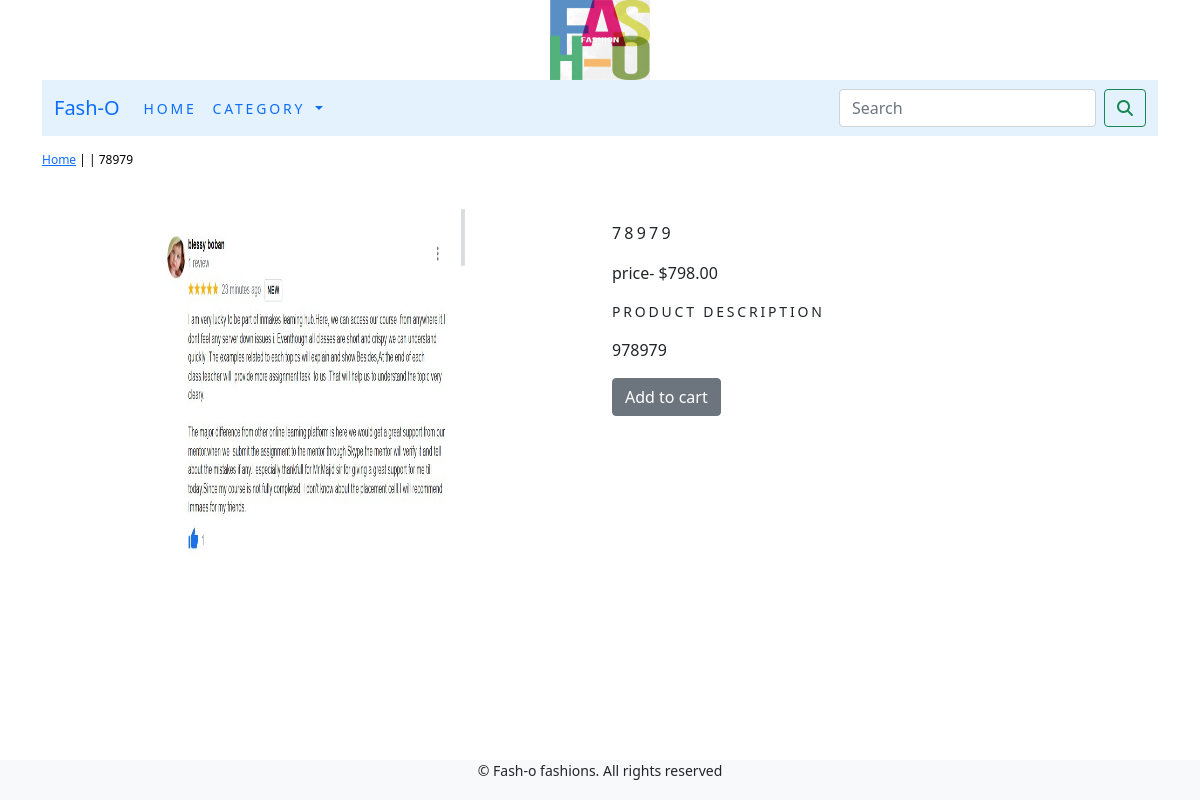
/detail/25/, run on the app's committed database.
### ecomapp/models.py (models this page shows, shortened)
class Product(models.Model):
    name = models.CharField(max_length=200, unique=True)
    description = models.TextField(blank=True)
    price = models.DecimalField(max_digits=10, decimal_places=2)
    image = models.ImageField(upload_to='products', blank=True)
    stock = models.IntegerField()
    available = models.BooleanField(default=True)
    created = models.DateTimeField(auto_now_add=True)
    updated = models.DateTimeField(auto_now=True)
    class Meta:
        ordering = ('name',)
        verbose_name = 'product'
        verbose_name_plural = 'products'

### ecomapp/views.py (the view)
# urls.py: path('detail/<int:id>/', views.ProDetail, name='ProCatDetail'),
def  ProDetail(request,id):
    try:
        product = Product.objects.get(id=id)
    except  Exception as e:
        raise e
    return render(request, "product.html", {'product': product})

### cart/context_processors.py (called while the page is built)
def counter(request):
    item_count = 0
    if 'admin' in request.path:
        return {}
    else:
        try:
            cart = Cart.objects.filter(cart_id=_cart_id(request))
            kart_items = CartItem.objects.all().filter(cart=cart[:1])
            for cart_item in kart_items:
                item_count += cart_item.quantity
        except  Cart.DoesNotExist:
            item_count = 0
    return dict(item_count=item_count)

### cart/views.py (called while the page is built)
def _cart_id(request):
    cart = request.session.session_key
    if not cart:
        cart = request.session.create()
    return cart

### templates/product.html (shortened to what this page needs)
{%  extends  'base.html'  %}
{%  load static  %}
{%  block content  %}
<div  class="row  my_prod_row_class">
    <div   class="mx_auto">
        <p> <a  href="{%  url  'ecomapp:allProdCat'  %}">Home</a>  |  <a href="{{product.category.get_url}}">{{product.category}}</a> | {{product.name}}</p>
</div>
<div  class="container">
    <br>
    <div  class="row">
        <div  class="col-12  col-sm-12  col-md-12  col-lg-6  text-center">
            <div  style="min-width:18rem">
                <img  src="{{product.image.url}}"   alt="{{product.name}}" style="width:300px;height:350px;">
            </div>
        </div>
        <div  class="col-12  col-sm-12  col-md-12  col-lg-6">
            <div>
                <h1  class="my_prod_title">{{product.name}}</h1>
                <p>price- ${{product.price}}</p>
                <p  class="my_title"> Product Description</p>
                <p class="text-justify   my_prod_text">{{product.description}}</p>
                {%  if product.stock  <=  0  %}
                    <p class="text-justify    my_prod_text"> <b>Out of stock</b></p>
                {%  else  %}
                    <a class="btn btn-secondary" href="{%  url  'cart:add_cart'   product.id   %}">Add to cart</a>
                {%   endif   %}
            </div>
        </div>
    </div>
</div>
</div>
{%  endblock  %}

### static/css/custom.css (style rules this page uses)
.my_title { font-size : 14px; text-transform : uppercase; letter-spacing : .2em; }
.my_prod_row_class { padding-top:15px; padding-bottom:20px; }
.my_prod_row_class .mx_auto { color:#000; font-size:12px; text-decoration:none; }
.my_prod_title { font-size:16px; text-transform:uppercase; letter-spacing:.2em; padding-top:15px; padding-bottom:10px; }
.my_prod_text { padding-right:20px; }

### data on the page
Product: name "78979", image (picture), price "798.00", description "978979"
